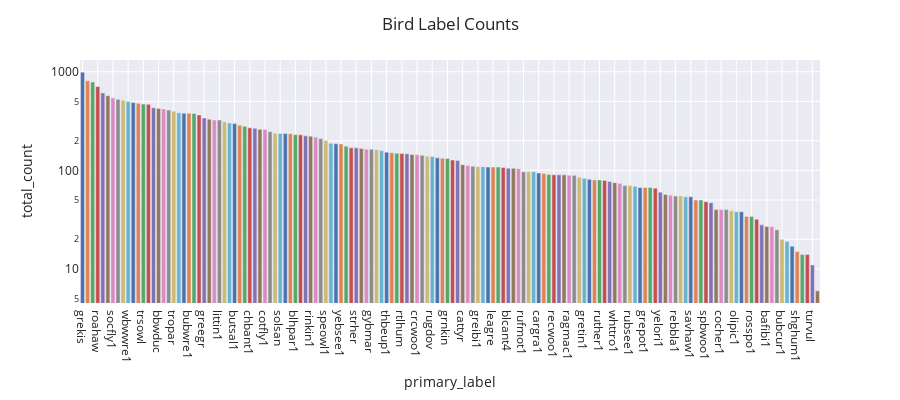

Notebook code cell kept with this figure:
### Code cell
plot_class_distribution(df[df['class']=='aves'], plot_col='primary_label', title='Bird Label Counts')
